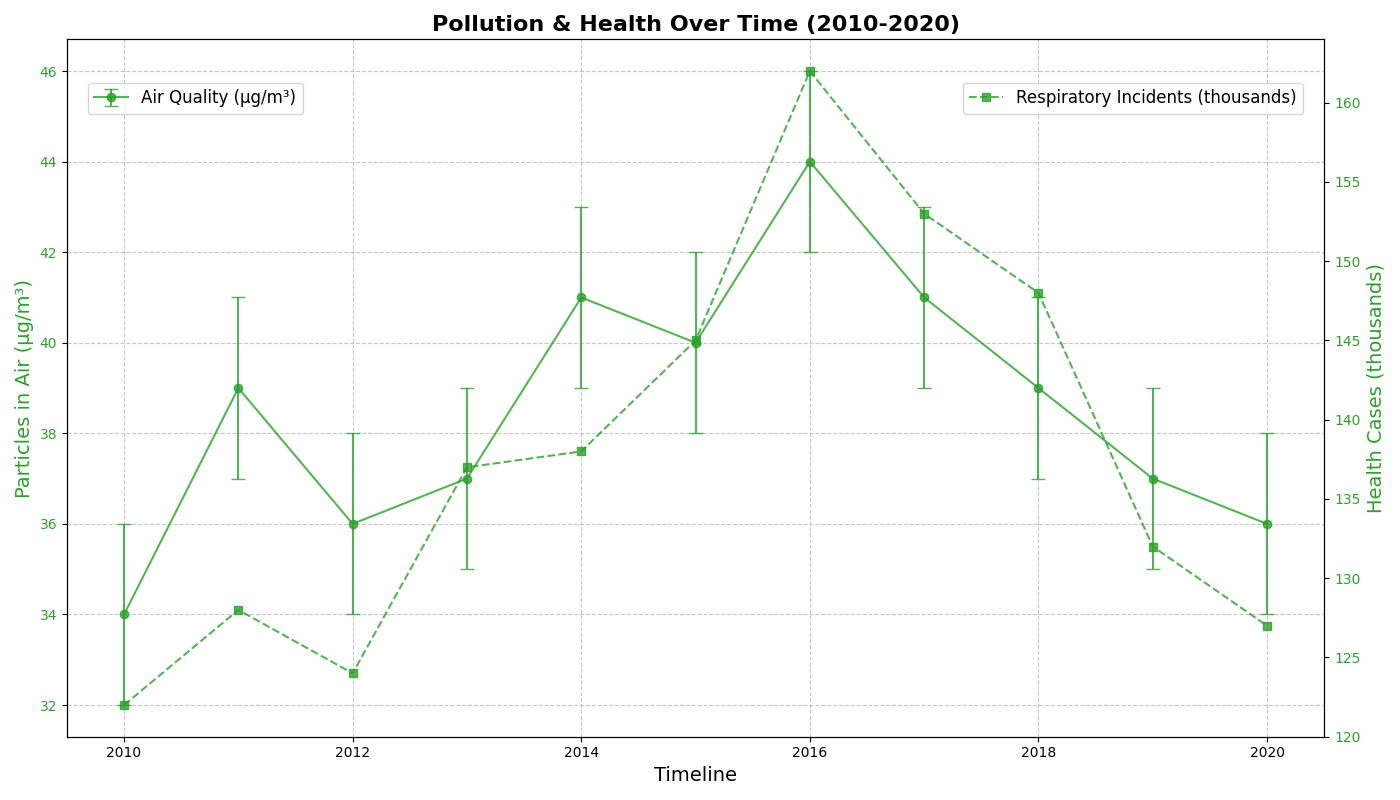

The script that drew this image:
import matplotlib.pyplot as plt
import numpy as np

years = np.arange(2010, 2021)

pm25_concentration = np.array([34, 39, 36, 37, 41, 40, 44, 41, 39, 37, 36])
asthma_cases = np.array([122, 128, 124, 137, 138, 145, 162, 153, 148, 132, 127])

errors_pm25 = np.array([2 for _ in range(len(years))])

fig, ax1 = plt.subplots(figsize=(14, 8))

# Use a consistent single color for both data groups
common_color = 'tab:green'

ax1.errorbar(years, pm25_concentration, yerr=errors_pm25, label='Air Quality (µg/m³)', fmt='-o', capsize=5, color=common_color, alpha=0.8)
ax1.set_xlabel('Timeline', fontsize=14)
ax1.set_ylabel('Particles in Air (µg/m³)', fontsize=14, color=common_color)
ax1.tick_params(axis='y', labelcolor=common_color)

ax2 = ax1.twinx()
ax2.plot(years, asthma_cases, label='Respiratory Incidents (thousands)', linestyle='--', marker='s', color=common_color, alpha=0.8)
ax2.set_ylabel('Health Cases (thousands)', fontsize=14, color=common_color)
ax2.tick_params(axis='y', labelcolor=common_color)

plt.title("Pollution & Health Over Time (2010-2020)", fontsize=16, fontweight='bold', wrap=True)

ax1.grid(True, linestyle='--', alpha=0.7)

ax1.legend(loc='upper left', bbox_to_anchor=(0.01, 0.95), fontsize=12)
ax2.legend(loc='upper right', bbox_to_anchor=(0.99, 0.95), fontsize=12)

plt.tight_layout()

plt.show()
